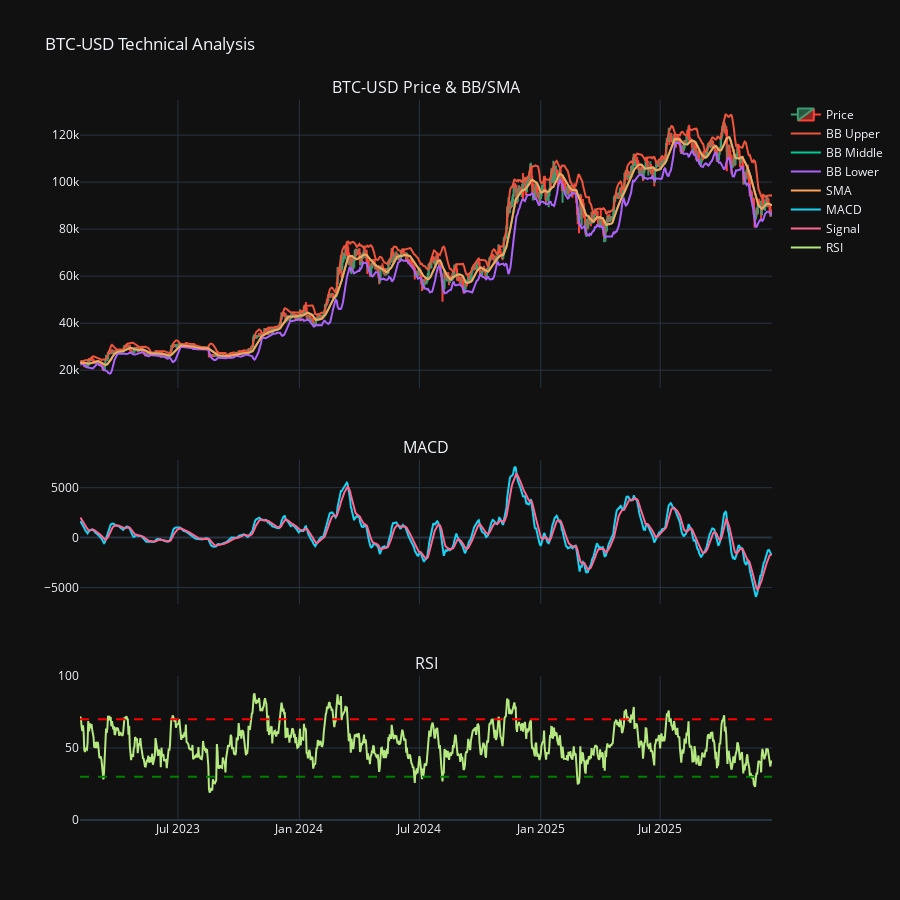

Notebook source saved alongside this figure:
### Code cell
# --- Create subplot layout ---
fig = make_subplots(
    rows=3,
    cols=1,
    shared_xaxes=True,
    vertical_spacing=0.1,
    row_heights=[0.5, 0.25, 0.25],
    subplot_titles=[f"{ticker} Price & BB/SMA", "MACD", "RSI"]
)

# --- Row 1: Candlestick ---
fig.add_trace(
    go.Candlestick(
        x=plot_data.index,
        open=plot_data["Open"],
        high=plot_data["High"],
        low=plot_data["Low"],
        close=plot_data["Close"],
        name="Price"
    ),
    row=1, col=1
)

# Bollinger Bands
fig.add_trace(go.Scatter(x=plot_data.index, y=plot_data["BBU"], name="BB Upper"), row=1, col=1)
fig.add_trace(go.Scatter(x=plot_data.index, y=plot_data["BBM"], name="BB Middle"), row=1, col=1)
fig.add_trace(go.Scatter(x=plot_data.index, y=plot_data["BBL"], name="BB Lower"), row=1, col=1)

# SMA
fig.add_trace(go.Scatter(x=plot_data.index, y=plot_data["SMA"], name="SMA"), row=1, col=1)

# --- Row 2: MACD ---
fig.add_trace(go.Scatter(x=plot_data.index, y=plot_data["MACD"], name="MACD"), row=2, col=1)
fig.add_trace(go.Scatter(x=plot_data.index, y=plot_data["Signal"], name="Signal"), row=2, col=1)

# --- Row 3: RSI ---
fig.add_trace(go.Scatter(x=plot_data.index, y=plot_data["RSI"], name="RSI"), row=3, col=1)

# --- Layout ---
fig.update_layout(
    title=f"{ticker} Technical Analysis",
    height=900,
    template="plotly_dark",
    xaxis=dict(rangeslider=dict(visible=False))
)


# RSI reference lines
fig.update_yaxes(range=[0, 100], row=3, col=1)
fig.add_hline(y=70, line_dash="dash", line_color="red", row=3, col=1)
fig.add_hline(y=30, line_dash="dash", line_color="green", row=3, col=1)
fig.show()

### Figure 1 — Plotly figure (JSON) as saved in the notebook; plotly's stock layout.template omitted (floating-point values rounded to 4 significant figures; data arrays with more than 128 entries replaced by an {"elided": "..."} marker saying what was removed)
{"data": [{"close": {"elided": "1049 float values"}, "high": {"elided": "1049 float values"}, "low": {"elided": "1049 float values"}, "name": "Price", "open": {"elided": "1049 float values"}, "type": "candlestick", "x": {"elided": "1049 str values"}, "xaxis": "x", "yaxis": "y"}, {"name": "BB Upper", "type": "scatter", "x": {"elided": "1049 str values"}, "xaxis": "x", "y": {"elided": "1049 float values"}, "yaxis": "y"}, {"name": "BB Middle", "type": "scatter", "x": {"elided": "1049 str values"}, "xaxis": "x", "y": {"elided": "1049 float values"}, "yaxis": "y"}, {"name": "BB Lower", "type": "scatter", "x": {"elided": "1049 str values"}, "xaxis": "x", "y": {"elided": "1049 float values"}, "yaxis": "y"}, {"name": "SMA", "type": "scatter", "x": {"elided": "1049 str values"}, "xaxis": "x", "y": {"elided": "1049 float values"}, "yaxis": "y"}, {"name": "MACD", "type": "scatter", "x": {"elided": "1049 str values"}, "xaxis": "x2", "y": {"elided": "1049 float values"}, "yaxis": "y2"}, {"name": "Signal", "type": "scatter", "x": {"elided": "1049 str values"}, "xaxis": "x2", "y": {"elided": "1049 float values"}, "yaxis": "y2"}, {"name": "RSI", "type": "scatter", "x": {"elided": "1049 str values"}, "xaxis": "x3", "y": {"elided": "1049 float values"}, "yaxis": "y3"}], "layout": {"annotations": [{"font": {"size": 16}, "showarrow": false, "text": "BTC-USD Price & BB/SMA", "x": 0.5, "xanchor": "center", "xref": "paper", "y": 1, "yanchor": "bottom", "yref": "paper"}, {"font": {"size": 16}, "showarrow": false, "text": "MACD", "x": 0.5, "xanchor": "center", "xref": "paper", "y": 0.5, "yanchor": "bottom", "yref": "paper"}, {"font": {"size": 16}, "showarrow": false, "text": "RSI", "x": 0.5, "xanchor": "center", "xref": "paper", "y": 0.2, "yanchor": "bottom", "yref": "paper"}], "height": 900, "shapes": [{"line": {"color": "red", "dash": "dash"}, "type": "line", "x0": 0, "x1": 1, "xref": "x3 domain", "y0": 70, "y1": 70, "yref": "y3"}, {"line": {"color": "green", "dash": "dash"}, "type": "line", "x0": 0, "x1": 1, "xref": "x3 domain", "y0": 30, "y1": 30, "yref": "y3"}], "title": {"text": "BTC-USD Technical Analysis"}, "xaxis": {"anchor": "y", "domain": [0, 1], "matches": "x3", "rangeslider": {"visible": false}, "showticklabels": false}, "xaxis2": {"anchor": "y2", "domain": [0, 1], "matches": "x3", "showticklabels": false}, "xaxis3": {"anchor": "y3", "domain": [0, 1]}, "yaxis": {"anchor": "x", "domain": [0.6, 1]}, "yaxis2": {"anchor": "x2", "domain": [0.3, 0.5]}, "yaxis3": {"anchor": "x3", "domain": [0, 0.2], "range": [0, 100]}}}
